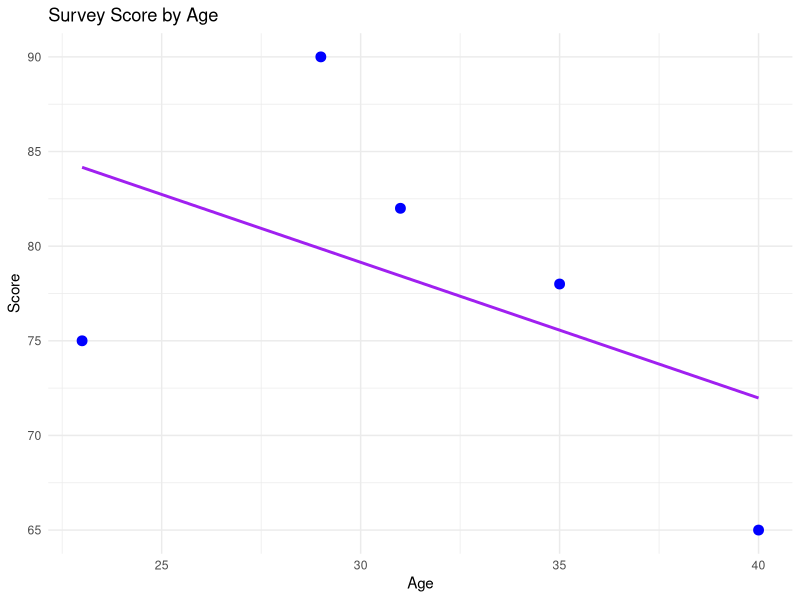

Reproduce this figure in R.
## ---- chunk 1
#| echo: false
#| message: false
#| warning: false
library(tidyverse)
## ---- chunk 2
data <- read.csv("../data/raw/survey_results.csv")
head(data)
summary(data)
## ---- chunk 3
# Remove missing values (if any)
clean_data <- na.omit(data)
## ---- chunk 4
summary(clean_data$score)
mean_score <- mean(clean_data$score)
sd_score <- sd(clean_data$score)

paste("Average score:", round(mean_score, 1))
paste("Standard deviation:", round(sd_score, 1))
## ---- chunk 5
ggplot(clean_data, aes(x = age, y = score)) +
  geom_point(color = "blue", size = 3) +
  geom_smooth(method = "lm", se = FALSE, color = "purple") +
  theme_minimal() +
  labs(title = "Survey Score by Age",
       x = "Age",
       y = "Score")
